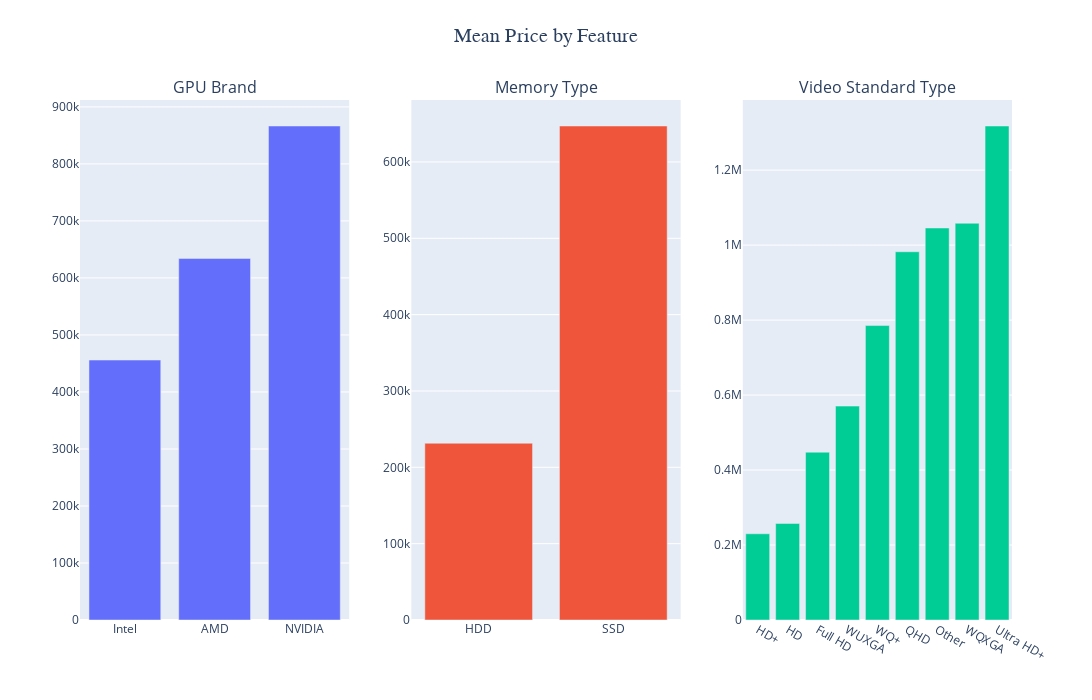

Write notebook code for a chart like this one.
### Code cell
features = ["gpu_brand", "memory_type", "video_standard"]
fig = make_subplots(rows=1, cols=3, subplot_titles=["GPU Brand", "Memory Type", "Video Standard Type"])

for idx, column in enumerate(features, start=1):
    feature_means = df_cleansed.groupby(column)["old_price"].mean().sort_values()
    fig.add_trace(go.Bar(x=feature_means.index, 
                         y=feature_means.values, 
                         name=column), row=1, col=idx)
    
fig.update_layout(
    width=1450,
    height=700,
    showlegend=False,
    title={
        'text': "Mean Price by Feature",
        'x': 0.5, 'y': 0.96,
        'xanchor': 'center',
        'yanchor': 'top',
        'font': {'family': 'Arial', 'size': 20}
    }
)

fig.show()

### Figure 1 — Plotly figure (JSON) as saved in the notebook; plotly's stock layout.template omitted (floating-point values rounded to 4 significant figures)
{"data": [{"name": "gpu_brand", "type": "bar", "x": ["Intel", "AMD", "NVIDIA"], "xaxis": "x", "y": [455900.0, 634200.0, 866500.0], "yaxis": "y"}, {"name": "memory_type", "type": "bar", "x": ["HDD", "SSD"], "xaxis": "x2", "y": [231600.0, 647100.0], "yaxis": "y2"}, {"name": "video_standard", "type": "bar", "x": ["HD+", "HD", "Full HD", "WUXGA", "WQ+", "QHD", "Other", "WQXGA", "Ultra HD+"], "xaxis": "x3", "y": [229990, 257510, 447600.0, 570500.0, 785410, 982300.0, 1046000.0, 1058000.0, 1318000.0], "yaxis": "y3"}], "layout": {"annotations": [{"font": {"size": 16}, "showarrow": false, "text": "GPU Brand", "x": 0.1444, "xanchor": "center", "xref": "paper", "y": 1, "yanchor": "bottom", "yref": "paper"}, {"font": {"size": 16}, "showarrow": false, "text": "Memory Type", "x": 0.5, "xanchor": "center", "xref": "paper", "y": 1, "yanchor": "bottom", "yref": "paper"}, {"font": {"size": 16}, "showarrow": false, "text": "Video Standard Type", "x": 0.8556, "xanchor": "center", "xref": "paper", "y": 1, "yanchor": "bottom", "yref": "paper"}], "height": 700, "showlegend": false, "title": {"font": {"family": "Arial", "size": 20}, "text": "Mean Price by Feature", "x": 0.5, "xanchor": "center", "y": 0.96, "yanchor": "top"}, "width": 1450, "xaxis": {"anchor": "y", "domain": [0, 0.2889]}, "xaxis2": {"anchor": "y2", "domain": [0.3556, 0.6444]}, "xaxis3": {"anchor": "y3", "domain": [0.7111, 1]}, "yaxis": {"anchor": "x", "domain": [0, 1]}, "yaxis2": {"anchor": "x2", "domain": [0, 1]}, "yaxis3": {"anchor": "x3", "domain": [0, 1]}}}
